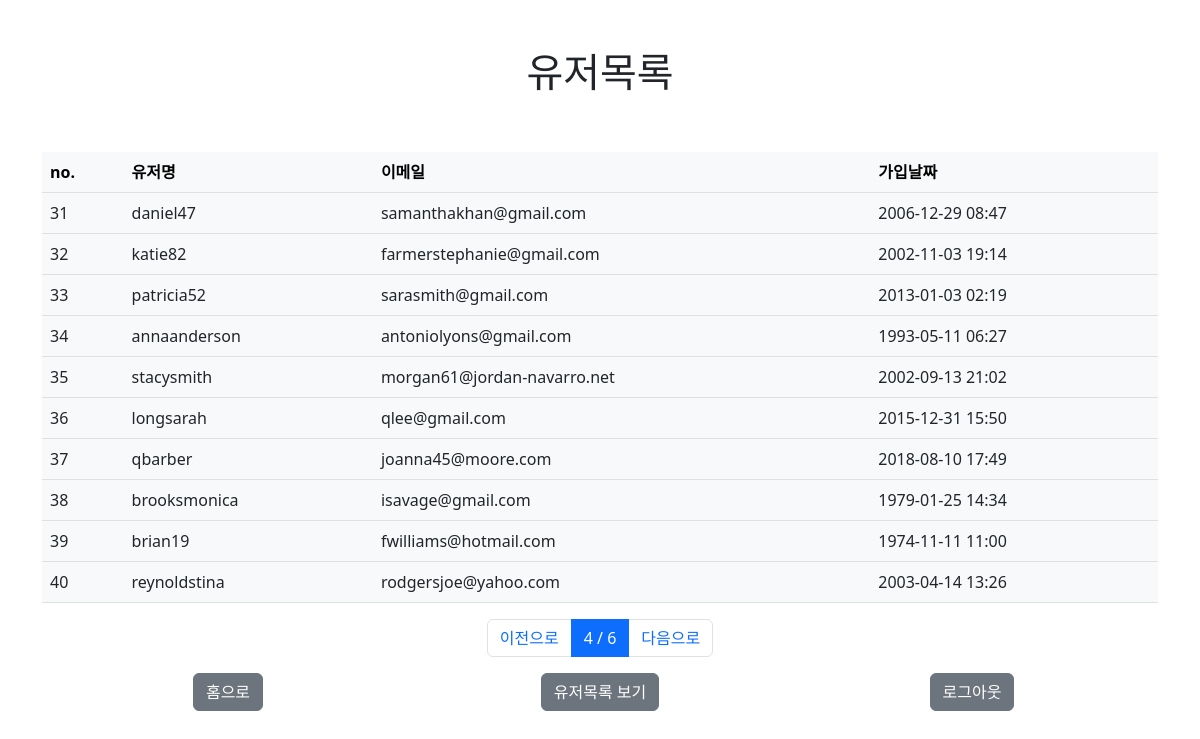
Page /users/?page=4 (signed in) on the committed database.
### user/models.py (models this page shows, shortened)
class User(AbstractUser):
    register_date = models.DateTimeField(auto_now_add=True, verbose_name="등록날짜")
    class Meta:
        verbose_name = "사용자"
        verbose_name_plural = "사용자"

### user/views.py (the view)
# urls.py: path("users/", user_list_view, name="user_list"),
@login_required
def user_list_view(request):
    page = int(request.GET.get("page",1))
    users = User.objects.all().order_by("id")
    paginator = Paginator(users, 10)
    users = paginator.get_page(page)
    return render(request, "users.html", {"users": users})

### templates/users.html (shortened to what this page needs)
{% extends "base.html" %}
{% block content %}
<div class="row mt-5">
  <div class="col-12 text-center">
    <h1>유저목록</h1>
  </div>
</div>
<div class="row mt-5">
  <div class="col-12">
    <table class="table table-light">
      <thead class="thead-light">
        <tr>
          <th scope="col">no.</th>
          <th scope="col">유저명</th>
          <th scope="col">이메일</th>
          <th scope="col">가입날짜</th>
        </tr>
      </thead>
      <tbody class="text-dark">
        {% for user in users %}
        <tr>
          <td scope="row">{{ user.id }}</td>
          <td>{{ user.username }}</td>
          <td>{{ user.email }}</td>
          <td>{{ user.register_date|date:'Y-m-d H:i' }}</td>
        </tr>
        {% endfor %}
      </tbody>
    </table>
  </div>
</div>
<nav>
  <ul class="pagination justify-content-center">
    {% if users.has_previous %}
    <li class="page-item">
      <a class="page-link" href="?page={{ users.previous_page_number }}">이전으로</a>
    </li>
    {% else %}
    <li class="page-item disabled">
      <a class="page-link" href="#">이전으로</a>
    </li>
    {% endif %}
    <li class="page-item active">
      <a class="page-link" href="#">{{ users.number }} / {{ users.paginator.num_pages }}</a>
    </li>
    {% if users.has_next %}
    <li class="page-item">
      <a class="page-link" href="?page={{ users.next_page_number }}">다음으로</a>
    {% else %}
    <li class="page-item disabled">
      <a class="page-link disabled" href="#">다음으로</a>
    {% endif %}
    </li>
  </ul>
</nav>
{% endblock %}

### rows in the picture
User: id "31", username "daniel47", email "samanthakhan@gmail.com", register_date "2006-12-29 08:47"
User: id "32", username "katie82", email "farmerstephanie@gmail.com", register_date "2002-11-03 19:14"
User: id "33", username "patricia52", email "sarasmith@gmail.com", register_date "2013-01-03 02:19"
User: id "34", username "annaanderson", email "antoniolyons@gmail.com", register_date "1993-05-11 06:27"
User: id "35", username "stacysmith", email "morgan61@jordan-navarro.net", register_date "2002-09-13 21:02"
User: id "36", username "longsarah", email "qlee@gmail.com", register_date "2015-12-31 15:50"
User: id "37", username "qbarber", email "joanna45@moore.com", register_date "2018-08-10 17:49"
User: id "38", username "brooksmonica", email "isavage@gmail.com", register_date "1979-01-25 14:34"
User: id "39", username "brian19", email "fwilliams@hotmail.com", register_date "1974-11-11 11:00"
User: id "40", username "reynoldstina", email "rodgersjoe@yahoo.com", register_date "2003-04-14 13:26"

### other values in the picture
{{ users.number }} "4"
{{ users.paginator.num_pages }} "6"
